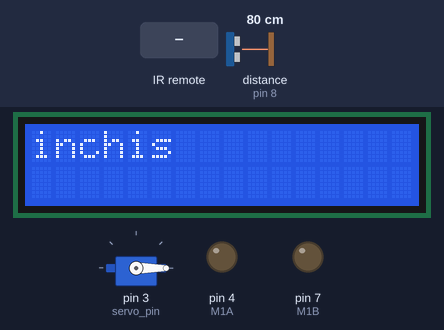
The sketch below on a simulated Arduino Uno, built with avr-gcc and run on an emulated ATmega328P. Parts: 16×2 character LCD, servo, output pins drawn as LEDs (lit = HIGH). The inputs (shaded band) are chosen by the test bench; at power-on: distance to the obstacle (sensor on pin 8) 80 cm. The echo pulse lasts 58.3 µs per cm.

Above: at 1.2 s.
1.3 s: infrared code 0xFD00FF received
At 1.49 s:
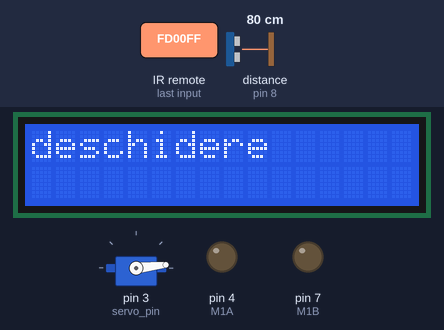
3.7 s: distance to the obstacle (sensor on pin 8) set to 2 cm
At 4.0 s:
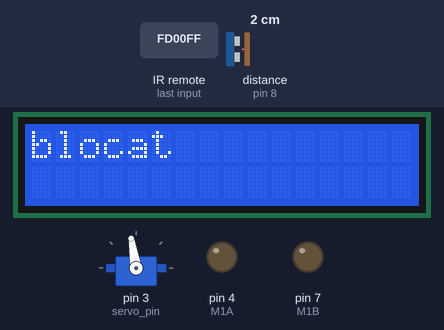
5.2 s: distance to the obstacle (sensor on pin 8) set to 45 cm
6.7 s: distance to the obstacle (sensor on pin 8) set to 55 cm
At 8.9 s:
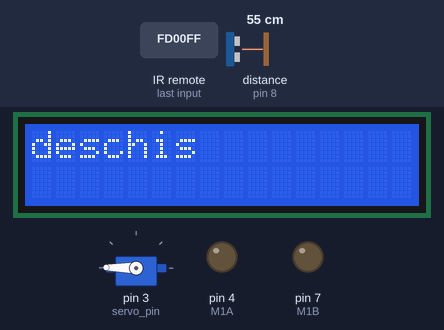
9.4 s: infrared code 0xFD00FF received
At 9.6 s:
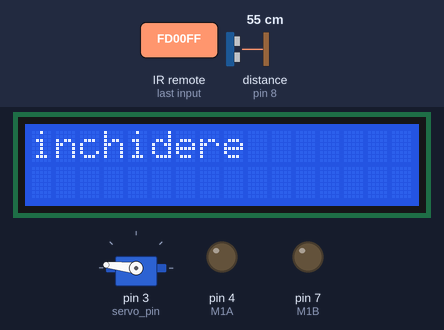
Timing chart, 0 to 14.9 s (numbered marks = the images above; inputs shaded):
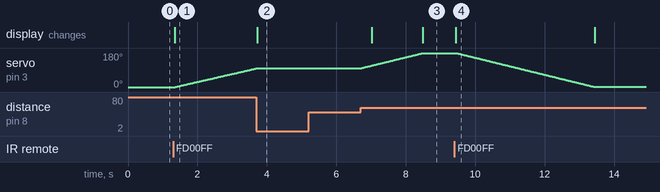

Measured:
- the behaviour switches between 50 and 51 cm on distance to the obstacle (sensor on pin 8) (found by bisection; images 2 and 3)
- after the input at 1.3 s, servo on pin 3 (servo_pin): moves from 0° to 99° over 2.3 s, starting after 0.07 s; the display: changes at once (image 1)
- after the input at 3.7 s, servo on pin 3 (servo_pin): stays 99° (without the input it goes to 100° after 0.02 s); the display: changes at once (image 2)
- after the input at 5.2 s, every drawn part: stays the same
- after the input at 6.7 s, servo on pin 3 (servo_pin): moves from 99° to 179° over 1.8 s, starting at once; the display: first changes after 0.32 s (image 3 shows a later state)
- after the input at 9.4 s, the display: changes at once (image 4)

The sketch:

Sistem-de-actionare-a-usii-de-intrare.ino
```cpp
#include <LiquidCrystal.h>
#include <IRremote.h>
#include <Servo.h>
Servo myservo;
int servo_pin=3;
LiquidCrystal lcd(12, 11, 5, 2, 13, 6);
int RECV_PIN = 9;
IRrecv irrecv(RECV_PIN);
decode_results results;
int EN1=3;
int M1A=4;
int M1B=7;
long cm_v;
const int pingPin = 8;
int b=0;
int dir=0;
int deschis=0;
int inchis=1;
int veloc;

void setup() {
  Serial.begin(9600);
  irrecv.enableIRIn();
  pinMode(M1A, OUTPUT);
  pinMode(M1B, OUTPUT);
  lcd.begin(16, 2);
  myservo.attach(servo_pin);
  myservo.write(0);
}

void loop(){
  lcd.clear();
  if (irrecv.decode(&results)) {
    if (results.value == 16580863 && dir==0){
		int i=0;
      dir=1;
	  cm_v = distance();
	  while(i!=180)
	  {
        if(b==0)
        {
          lcd.print("deschidere");
        }
		cm_v = distance();
		if(cm_v>50)
		{
          myservo.write(i++);
		  delay(15);
          lcd.clear();
          b=0;
		}
		else
		{
         if(b==0)
         {
           lcd.clear();
           lcd.print("blocat");
         }
         b=1;
		}
	  }
      deschis=1;
      inchis=0;
    }
    else if (results.value == 16580863 && dir==1){
		int i=180;
      dir=0;
	  cm_v = distance();
	  while(i!=0)
	  {
        if(b==0)
        {
          lcd.print("inchidere");
        }
		cm_v = distance();
		if(cm_v>50)
		{
          myservo.write(i--);
		  delay(15);
          lcd.clear();
          b=0;
		}
		else
		{
         if(b==0)
         {
           lcd.clear();
           lcd.print("blocat");
         }
         b=1;
		}
	  }
      inchis==1;
      deschis=0;
    }
    irrecv.resume();
  }
  lcd.clear();
  if(deschis==1)
  {
    lcd.print("deschis");
  }
  else
  {
   lcd.print("inchis");
  }
  delay(100);
}


long microsecondsToCentimeters(long microseconds) {
  return microseconds / 29 / 2;
}

long distance()
{
  long duration, cm;
  pinMode(pingPin, OUTPUT);
  digitalWrite(pingPin, LOW);
  delayMicroseconds(2);
  digitalWrite(pingPin, HIGH);
  delayMicroseconds(5);
  digitalWrite(pingPin, LOW);

  pinMode(pingPin, INPUT);
  duration = pulseIn(pingPin, HIGH);

  cm = microsecondsToCentimeters(duration);
  return cm;
}
```
